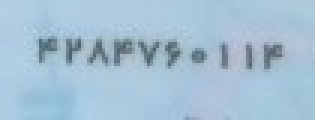
#> input picture OCR/1.jpg, 105 x 40 px, found by its file name (shown 3 times larger)
$ jupyter execute imageUpscaling.ipynb
#> lines starting #> are read from the running program, lines starting #| are printed output that depends on the picture
<a href="https://colab.research.google.com/github/cactus1386/NationalCard-ImageProccessing/blob/main/code/imageUpscaling.ipynb" target="_parent"></a>

[cell 1]
import cv2
import numpy as np
from skimage import io, transform
from PIL import Image
from google.colab.patches import cv2_imshow

[cell 2]
path = '/content/drive/MyDrive/images/1.jpg'
img = cv2.imread(path)
#> img is the input picture: shape (40, 105, 3); mean B, G, R 211.9, 192.5, 164.6

[cell 3]
gray = cv2.cvtColor(img, cv2.COLOR_BGR2GRAY)
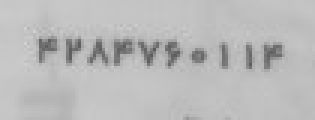
#> gray: shape (40, 105) (shown 3 times larger); min 91, max 209, mean 186.3

[cell 4]
scale = 2
upscaled = cv2.resize(gray, None, fx=scale, fy=scale, interpolation=cv2.INTER_CUBIC)
contrast = cv2.equalizeHist(upscaled)
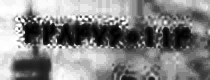
#> contrast: shape (80, 210); min 0, max 255, mean 134.1

[cell 5]
brightness_reduction = -20
adjusted_brightness = cv2.convertScaleAbs(contrast, beta=brightness_reduction)
